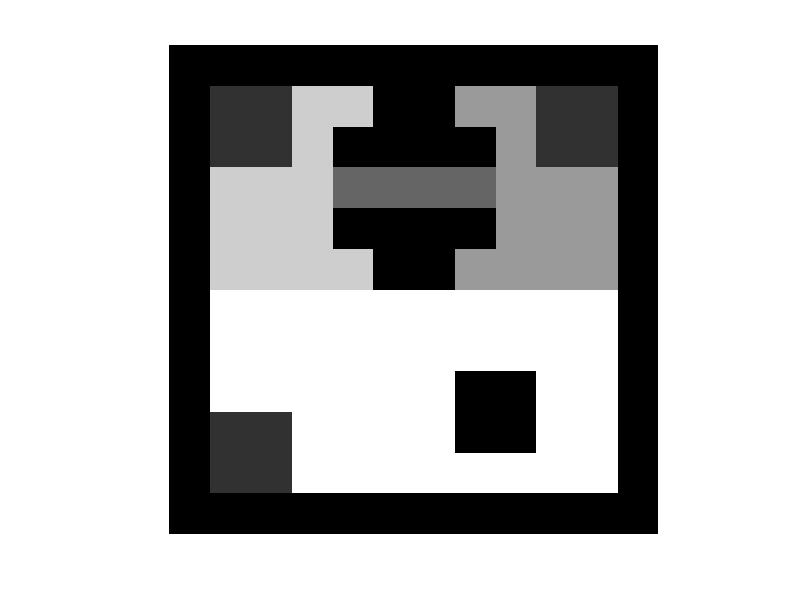

Recreate this plot in MATLAB. (Note: this script raises an error after producing the figure.)
clear;
close all;
clc;
addpath(genpath('../'))

global W Wtotal Z zLoop ZLoop bigM epsilon tau;

% Time horizon
h = 40;
% robustness number
epsilon = 0;
tau = 0;

% define a gridworld
grid_size = [10, 10];
mygrid = ones(grid_size);

mygrid(1:5, 1:5) = 0.8;
mygrid(1:5, 6:10) = 0.6;

% narrow passage
mygrid(3, 4:7) = 0.4;


% Obstacles
mygrid([1:2,4:5], 5:6) = 0;
mygrid([2,4], [4,7]) = 0;
%mygrid([1:2,4:5], 4:7) = 0;
mygrid([8,9], [7,8]) = 0;

%%%%%%%%%%%

state_labels = mygrid(:);

Pass = find(state_labels(:)==0.4)';
pass = num2str(Pass);
Room1 = find(state_labels(:)==0.8)';
room1 = num2str(Room1);
Room2 = find(state_labels(:)==0.6)';
room2 = num2str(Room2);
Room3 = find(state_labels(:)==1)';
room3 = num2str(Room3);

% charging station
mygrid(1:2,1:2) = 0.2;
mygrid(1:2,9:10) = 0.2;
mygrid(9:10,1:2) = 0.2;
%mygrid(9:10,9:10) = 0.2;
state_labels = mygrid(:);

CS = find(state_labels(:)==.2)';
CS = num2str(CS);

% visualization
vis = zeros(size(mygrid)+2);
vis(2:end-1,2:end-1)=mygrid;
imshow(kron(vis,ones(25,25)))

pass_ends = [23,73,Pass];

% spec is the conjunction of the following
Obs = state_labels(:)==0;                   %avoid obstacles
f1 = strcat('GG(Neg(TP([',pass,'],[3])))');             %not too many robots in narrow passage way
f1 = strcat('GG(TP([',num2str(setdiff(1:100,Pass)),'],[8]))');             %not too many robots in narrow passage way

% surveil two regions by leaving them once in a while
f2 = strcat('GF(TP([',num2str(Room1),'],[5]))');        % GF([0.2 labels, >=5])
f3 = strcat('GF(TP([',num2str(Room2),'],[5]))');        % GF([0.8 labels, >=5])        
f4 = strcat('GF(Neg(TP([',num2str(Room1),'],[1])))');   % GF([0.2 labels, <=0])
f5 = strcat('GF(Neg(TP([',num2str(Room2),'],[1])))');   % GF([0.8 labels, <=0])
f6 = strcat('FG(Neg(TP([',num2str(Room3),'],[2])))');   % FG([1 labels, <= 1]) at steady state at most one robot is left in the lower part

f4 = strcat('GF(TP([',num2str(setdiff(1:100,Room1)),'],[10]))');   % GF([0.2 labels, <=0])
f5 = strcat('GF(TP([',num2str(setdiff(1:100,Room2)),'],[10]))');   % GF([0.8 labels, <=0])
f6 = strcat('FG(TP([',num2str(setdiff(1:100,Room3)),'],[8]))'); 

%f7 = strcat('U(Neg([',num2str([pass_ends,1]),']),And([',num2str([72 74 1]),'],[',num2str([22 24 1]),']))');
f7 = strcat('TP(GFI([', num2str(CS), ']),[10])');
%adj = zeros(prod(size(grid)));
adj = eye(numel(mygrid)); %allow self-transition

for i=1:length(state_labels)
    if mod(i, grid_size(1))~=0 
        adj(i, i+1) = 1;
    end
    if mod(i, grid_size(1))~=1
        adj(i, i-1) = 1;
    end
    if i<=grid_size(1)*(grid_size(2)-1)
        adj(i, i+grid_size(1)) = 1;
    end
    if i>grid_size(1)
        adj(i, i-grid_size(1)) = 1;
    end
end
%ll = 21:30;
% Total specs
%f = strcat('And(',f1,',',f2,',',f3,',',f4,',',f5,')');
f = strcat('And(',f1,',',f2,',',f3,',',f4,',',f5,',',f6,',',f7,')');
f = strcat('And(',f1,',',f2,',',f3,',',f4,',',f5,',',f7,')');

%f = strcat('And(',f2,',',f3,',',f7,')');
%f = strcat('TP(FGI([', num2str(ll),']),[10])');
% Adjacency matrix
A = adj;



% Random initial condition
n = size(A,1);
W0=zeros(n,1);
for i=1:n
    if ~Obs(i)
        W0(i) = round(rand(1)*0.65);
    end
end
W0 = [ones(5,1); ones(5,1); zeros(n-10,1)];



% Collision avoidence flag,
% 1=collision avoidence enforced, 0=no collision avoidence
CA_flag = 0;

[W, Wtotal, Z, mytimes, sol] = main_template(f,A,h,W0,Obs,CA_flag);


time = clock;
filename = ['./data/GOBLUE_' ...
num2str(h) 'horizon_'...
num2str(tau) 'tau_'...
num2str(time(1)) '_'... % Returns year as character
num2str(time(2)) '_'... % Returns month as character
num2str(time(3)) '_'... % Returns day as char
num2str(time(4)) 'h'... % returns hour as char..
num2str(time(5)) 'm'... %returns minute as char
];

save(filename,'W','W','Wtotal','Wtotal','ZLoop','ZLoop','A','A','mygrid','mygrid', 'Z', 'Z','sol','sol');



grid_plot(filename);



